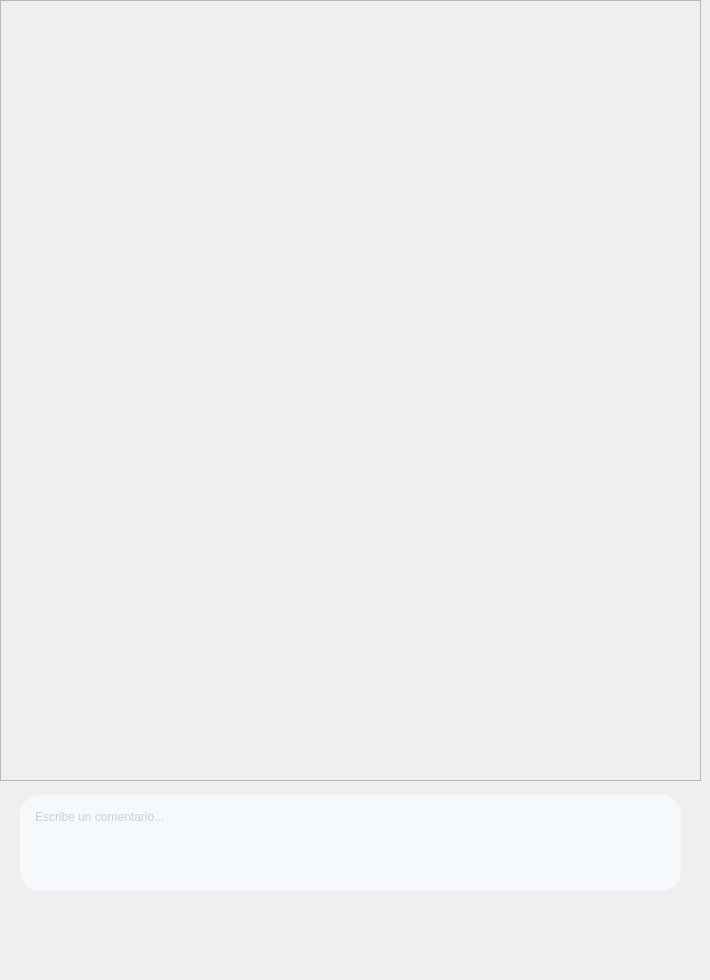
      <widget class="QWidget" name="Comment">
       <widget class="QGroupBox" name="groupBox_27">
        <property name="geometry">
         <rect>
          <x>0</x>
          <y>780</y>
          <width>701</width>
          <height>191</height>
         </rect>
        </property>
        <property name="styleSheet">
         <string notr="true">border-top: 1px solid #E0E3E5;;
color: back;</string>
        </property>
        <property name="title">
         <string/>
        </property>
        <layout class="QGridLayout" name="gridLayout_32">
         <item row="0" column="0">
          <layout class="QVBoxLayout" name="verticalLayout_5">
           <property name="spacing">
            <number>0</number>
           </property>
           <property name="leftMargin">
            <number>0</number>
           </property>
           <property name="topMargin">
            <number>0</number>
           </property>
           <property name="rightMargin">
            <number>0</number>
           </property>
           <property name="bottomMargin">
            <number>0</number>
           </property>
           <item>
            <widget class="QTextEdit" name="textEdit">
             <property name="styleSheet">
              <string notr="true">border-radius: 20px;
border: 1px solid #F5F9FB;
margin: 5px 10px 5px 10px;
background-color: #F5F9FB;
padding: 10px 10px 10px 10px;
color: #A4A6A9;
font: 9.5pt &quot;MS Shell Dlg 2&quot;;</string>
             </property>
             <property name="placeholderText">
              <string>Escribe un comentario...</string>
             </property>
            </widget>
           </item>
           <item>
            <widget class="QGroupBox" name="groupBox_26">
             <property name="styleSheet">
              <string notr="true">border: none;</string>
             </property>
             <property name="title">
              <string/>
             </property>
             <layout class="QGridLayout" name="gridLayout_31">
              <item row="0" column="0">
               <layout class="QHBoxLayout" name="horizontalLayout_30">
                <property name="leftMargin">
                 <number>5</number>
                </property>
                <property name="topMargin">
                 <number>0</number>
                </property>
                <property name="rightMargin">
                 <number>0</number>
                </property>
                <property name="bottomMargin">
                 <number>5</number>
                </property>
                <item>
                 <spacer name="horizontalSpacer">
                  <property name="orientation">
                   <enum>Qt::Horizontal</enum>
                  </property>
                  <property name="sizeHint" stdset="0">
                   <size>
                    <width>40</width>
                    <height>20</height>
                   </size>
                  </property>
                 </spacer>
                </item>
                <item>
                 <widget class="QPushButton" name="pushButton_4">
                  <property name="minimumSize">
                   <size>
                    <width>40</width>
                    <height>40</height>
                   </size>
                  </property>
                  <property name="maximumSize">
                   <size>
                    <width>40</width>
                    <height>40</height>
                   </size>
                  </property>
                  <property name="text">
                   <string/>
                  </property>
                  <property name="icon">
                   <iconset resource="Resource.qrc">
                    <normaloff>:/img/Resource/img/boton - punto.png</normaloff>:/img/Resource/img/boton - punto.png</iconset>
                  </property>
                 </widget>
                </item>
                <item>
                 <widget class="QPushButton" name="pushButton_2">
                  <property name="minimumSize">
                   <size>
                    <width>40</width>
                    <height>40</height>
                   </size>
                  </property>
                  <property name="maximumSize">
                   <size>
                    <width>40</width>
                    <height>40</height>
                   </size>
                  </property>
                  <property name="text">
                   <string/>
                  </property>
                  <property name="icon">
                   <iconset resource="Resource.qrc">
                    <normaloff>:/img/Resource/img/enviar-color.png</normaloff>:/img/Resource/img/enviar-color.png</iconset>
                  </property>
                 </widget>
                </item>
               </layout>
              </item>
             </layout>
            </widget>
           </item>
          </layout>
         </item>
        </layout>
       </widget>
       <widget class="QScrollArea" name="scrollArea">
        <property name="geometry">
         <rect>
          <x>-280</x>
          <y>550</y>
          <width>120</width>
          <height>87</height>
         </rect>
        </property>
        <property name="widgetResizable">
         <bool>true</bool>
        </property>
        <widget class="QWidget" name="scrollAreaWidgetContents_5">
         <property name="geometry">
          <rect>
           <x>0</x>
           <y>0</y>
           <width>118</width>
           <height>85</height>
          </rect>
         </property>
        </widget>
       </widget>
       <widget class="QScrollArea" name="scrollArea_5">
        <property name="geometry">
         <rect>
          <x>0</x>
          <y>0</y>
          <width>701</width>
          <height>781</height>
         </rect>
        </property>
        <property name="widgetResizable">
         <bool>true</bool>
        </property>
        <widget class="QWidget" name="scrollAreaWidgetContents_6">
         <property name="geometry">
          <rect>
           <x>0</x>
           <y>0</y>
           <width>699</width>
           <height>779</height>
          </rect>
         </property>
        </widget>
       </widget>
      </widget>
